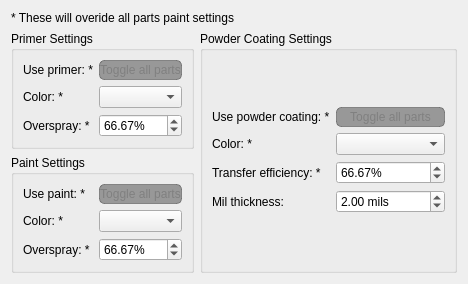
                  <widget class="QWidget" name="tabWidget_nest_paintPage2">
                   <attribute name="title">
                    <string>Paint Settings</string>
                   </attribute>
                   <layout class="QVBoxLayout" name="verticalLayout_2" stretch="0,1">
                    <item>
                     <widget class="QLabel" name="label_19">
                      <property name="text">
                       <string>* These will overide all parts paint settings</string>
                      </property>
                     </widget>
                    </item>
                    <item>
                     <layout class="QHBoxLayout" name="horizontalLayout_5">
                      <item>
                       <layout class="QVBoxLayout" name="verticalLayout_6">
                        <item>
                         <widget class="QGroupBox" name="groupBox_3">
                          <property name="title">
                           <string>Primer Settings</string>
                          </property>
                          <layout class="QVBoxLayout" name="verticalLayout_11">
                           <item>
                            <layout class="QVBoxLayout" name="verticalLayout_10">
                             <item>
                              <layout class="QVBoxLayout" name="verticalLayout_9">
                               <item>
                                <layout class="QGridLayout" name="gridLayout_5" rowstretch="0,0,0" columnstretch="0,0">
                                 <item row="2" column="0">
                                  <widget class="QLabel" name="label_18">
                                   <property name="text">
                                    <string>Overspray: *</string>
                                   </property>
                                  </widget>
                                 </item>
                                 <item row="0" column="0">
                                  <widget class="QLabel" name="label_17">
                                   <property name="text">
                                    <string>Use primer: *</string>
                                   </property>
                                  </widget>
                                 </item>
                                 <item row="2" column="1">
                                  <widget class="QDoubleSpinBox" name="doubleSpinBox_primer_overspray">
                                   <property name="suffix">
                                    <string>%</string>
                                   </property>
                                   <property name="maximum">
                                    <double>100.000000000000000</double>
                                   </property>
                                   <property name="value">
                                    <double>66.670000000000002</double>
                                   </property>
                                  </widget>
                                 </item>
                                 <item row="1" column="1">
                                  <widget class="QComboBox" name="comboBox_primer_color"/>
                                 </item>
                                 <item row="1" column="0">
                                  <widget class="QLabel" name="label_31">
                                   <property name="text">
                                    <string>Color: *</string>
                                   </property>
                                  </widget>
                                 </item>
                                 <item row="0" column="1">
                                  <widget class="QPushButton" name="pushButton_toggle_primer">
                                   <property name="minimumSize">
                                    <size>
                                     <width>0</width>
                                     <height>20</height>
                                    </size>
                                   </property>
                                   <property name="styleSheet">
                                    <string notr="true">QPushButton#pushButton_toggle_primer{
	color: #ffffff;
    background-color: #3daee9;
    border: 1px solid #3daee9;
    border-radius: 5px;
}
QPushButton#pushButton_toggle_primer:checked{
    background-color: #3daee9;
    color: #171717;

}
QPushButton#pushButton_toggle_primer:hover{
    background-color: #48b6ed;
    border-color: #3daee9;
}
QPushButton#pushButton_toggle_primer:pressed{
    background-color: #2b92c5;
}

QPushButton#pushButton_toggle_primer:!checked {
    background-color: rgba(71, 71, 71, 130);
    border-color: rgba(71, 71, 71, 130);
    color: grey;
}

QPushButton:hover#pushButton_toggle_primer:!checked {
    background-color: rgba(76, 76, 76, 130);
    border-color: #3daee9;
}

QPushButton:pressed#pushButton_toggle_primer:!checked {
    background-color: #3daee9;
    color: #171717;
}</string>
                                   </property>
                                   <property name="text">
                                    <string>Toggle all parts</string>
                                   </property>
                                   <property name="checkable">
                                    <bool>true</bool>
                                   </property>
                                  </widget>
                                 </item>
                                </layout>
                               </item>
                              </layout>
                             </item>
                            </layout>
                           </item>
                          </layout>
                         </widget>
                        </item>
                        <item>
                         <widget class="QGroupBox" name="groupBox_4">
                          <property name="title">
                           <string>Paint Settings</string>
                          </property>
                          <layout class="QVBoxLayout" name="verticalLayout_13">
                           <item>
                            <layout class="QVBoxLayout" name="verticalLayout_12">
                             <item>
                              <layout class="QVBoxLayout" name="verticalLayout_8">
                               <item>
                                <layout class="QGridLayout" name="gridLayout_4">
                                 <item row="2" column="0">
                                  <widget class="QLabel" name="label_8">
                                   <property name="text">
                                    <string>Overspray: *</string>
                                   </property>
                                  </widget>
                                 </item>
                                 <item row="2" column="1">
                                  <widget class="QDoubleSpinBox" name="doubleSpinBox_paint_overspray">
                                   <property name="suffix">
                                    <string>%</string>
                                   </property>
                                   <property name="maximum">
                                    <double>100.000000000000000</double>
                                   </property>
                                   <property name="value">
                                    <double>66.670000000000002</double>
                                   </property>
                                  </widget>
                                 </item>
                                 <item row="1" column="1">
                                  <widget class="QComboBox" name="comboBox_paint_color"/>
                                 </item>
                                 <item row="0" column="0">
                                  <widget class="QLabel" name="label_20">
                                   <property name="text">
                                    <string>Use paint: *</string>
                                   </property>
                                  </widget>
                                 </item>
                                 <item row="1" column="0">
                                  <widget class="QLabel" name="label_11">
                                   <property name="text">
                                    <string>Color: *</string>
                                   </property>
                                  </widget>
                                 </item>
                                 <item row="0" column="1">
                                  <widget class="QPushButton" name="pushButton_toggle_paint">
                                   <property name="minimumSize">
                                    <size>
                                     <width>0</width>
                                     <height>20</height>
                                    </size>
                                   </property>
                                   <property name="styleSheet">
                                    <string notr="true">QPushButton#pushButton_toggle_paint{
	color: #ffffff;
    background-color: #3daee9;
    border: 1px solid #3daee9;
    border-radius: 5px;
}
QPushButton#pushButton_toggle_paint:checked{
    background-color: #3daee9;
    color: #171717;
}
QPushButton#pushButton_toggle_paint:hover{
    background-color: #48b6ed;
    border-color: #3daee9;
}
QPushButton#pushButton_toggle_paint:pressed{
    background-color: #2b92c5;
}

QPushButton#pushButton_toggle_paint:!checked {
    background-color: rgba(71, 71, 71, 130);
    border-color: rgba(71, 71, 71, 130);
    color: grey;
}

QPushButton:hover#pushButton_toggle_paint:!checked {
    background-color: rgba(76, 76, 76, 130);
    border-color: #3daee9;
}

QPushButton:pressed#pushButton_toggle_paint:!checked {
    background-color: #3daee9;
    color: #171717;
}</string>
                                   </property>
                                   <property name="text">
                                    <string>Toggle all parts</string>
                                   </property>
                                   <property name="checkable">
                                    <bool>true</bool>
                                   </property>
                                  </widget>
                                 </item>
                                </layout>
                               </item>
                              </layout>
                             </item>
                            </layout>
                           </item>
                          </layout>
                         </widget>
                        </item>
                       </layout>
                      </item>
                      <item>
                       <widget class="QGroupBox" name="groupBox">
                        <property name="title">
                         <string>Powder Coating Settings</string>
                        </property>
                        <layout class="QVBoxLayout" name="verticalLayout_15">
                         <item>
                          <layout class="QVBoxLayout" name="verticalLayout_14">
                           <item>
                            <layout class="QGridLayout" name="gridLayout_3" columnstretch="0,0">
                             <item row="2" column="0">
                              <widget class="QLabel" name="label_6">
                               <property name="text">
                                <string>Transfer efficiency: *</string>
                               </property>
                              </widget>
                             </item>
                             <item row="0" column="0">
                              <widget class="QLabel" name="label_14">
                               <property name="text">
                                <string>Use powder coating: *</string>
                               </property>
                              </widget>
                             </item>
                             <item row="0" column="1">
                              <widget class="QPushButton" name="pushButton_toggle_powder_coating">
                               <property name="minimumSize">
                                <size>
                                 <width>0</width>
                                 <height>20</height>
                                </size>
                               </property>
                               <property name="styleSheet">
                                <string notr="true">QPushButton#pushButton_toggle_powder_coating{
	color: #ffffff;
    background-color: #3daee9;
    border: 1px solid #3daee9;
    border-radius: 5px;
}
QPushButton#pushButton_toggle_powder_coating:checked{
    background-color: #3daee9;
    color: #171717;
}
QPushButton#pushButton_toggle_powder_coating:hover{
    background-color: #48b6ed;
    border-color: #3daee9;
}
QPushButton#pushButton_toggle_powder_coating:pressed{
    background-color: #2b92c5;
}

QPushButton#pushButton_toggle_powder_coating:!checked {
    background-color: rgba(71, 71, 71, 130);
    border-color: rgba(71, 71, 71, 130);
    color: grey;
}

QPushButton:hover#pushButton_toggle_powder_coating:!checked {
    background-color: rgba(76, 76, 76, 130);
    border-color: #3daee9;
}

QPushButton:pressed#pushButton_toggle_powder_coating:!checked {
    background-color: #3daee9;
    color: #171717;
}</string>
                               </property>
                               <property name="text">
                                <string>Toggle all parts</string>
                               </property>
                               <property name="checkable">
                                <bool>true</bool>
                               </property>
                              </widget>
                             </item>
                             <item row="3" column="1">
                              <widget class="QDoubleSpinBox" name="doubleSpinBox_mil_thickness">
                               <property name="toolTip">
                                <string>&lt;html&gt;&lt;head/&gt;&lt;body&gt;&lt;p&gt;Default: 2.00 mils&lt;/p&gt;&lt;p&gt;Mil Thickness: number used to determine how many &amp;quot;mils&amp;quot; or how thick your coating will be.&lt;/p&gt;&lt;p&gt;About &amp;quot;Mil Thickness&amp;quot;&lt;/p&gt;&lt;p&gt;Mil thickness is the coating thickness measured in &amp;quot;mils&amp;quot; (.001 of an inch, not millimeters). Your desired mil thickness will come down to user preference and the job requirements. We highly recommend using a digital mil thickness gauge as this is the most effective and accurate way to measure mil thickness.&lt;/p&gt;&lt;p&gt;https://www.prismaticpowders.com/coverage-calculator&lt;/p&gt;&lt;/body&gt;&lt;/html&gt;</string>
                               </property>
                               <property name="suffix">
                                <string> mils</string>
                               </property>
                               <property name="maximum">
                                <double>99999999999.000000000000000</double>
                               </property>
                               <property name="value">
                                <double>2.000000000000000</double>
                               </property>
                              </widget>
                             </item>
                             <item row="1" column="1">
                              <widget class="QComboBox" name="comboBox_powder_color"/>
                             </item>
                             <item row="3" column="0">
                              <widget class="QLabel" name="label_7">
                               <property name="text">
                                <string>Mil thickness:</string>
                               </property>
                              </widget>
                             </item>
                             <item row="2" column="1">
                              <widget class="QDoubleSpinBox" name="doubleSpinBox_transfer_efficiency">
                               <property name="toolTip">
                                <string>&lt;html&gt;&lt;head/&gt;&lt;body&gt;&lt;p&gt;percentage (1-100%) that your powder will adhere to your part.&lt;/p&gt;&lt;p&gt;About &amp;quot;Transfer Efficiency&amp;quot; &lt;/p&gt;&lt;p&gt;Transfer efficiency is the percentage of powder that adheres to your part. This number is completely subjective, but keep in mind that at 100% you'd have zero waste and zero overspray in your application. Everything from equipment to experience to setup can be determining factors for this value. &lt;/p&gt;&lt;p&gt;Transfer efficiency is affected first and foremost by the setup of the spray gun as well as proper grounding. Kilovolt and microamp adjustments (if you gun has them) provided by spray gun manufacturers, are there to assist in adjusting transfer efficiency. Typically, the KV number (0-100) represents the voltage potential (percentage) available. Microamps manage the delivery of the voltage (KV) potential. The two settings work in conjunction to enable the applicator to find the best setting for maximum transfer efficiency for the given project/conditions. These settings will change due to variable factors and conditions including: part substrate, powder used, part shape, climate, humidity, etc. There is a misconception that a setting value of 100 will achieve the best results. This is not always true due to the above mentioned factors.&lt;br/&gt;&lt;/p&gt;&lt;p&gt;https://www.prismaticpowders.com/coverage-calculator&lt;/p&gt;&lt;/body&gt;&lt;/html&gt;</string>
                               </property>
                               <property name="suffix">
                                <string>%</string>
                               </property>
                               <property name="maximum">
                                <double>100.000000000000000</double>
                               </property>
                               <property name="value">
                                <double>66.670000000000002</double>
                               </property>
                              </widget>
                             </item>
                             <item row="1" column="0">
                              <widget class="QLabel" name="label_12">
                               <property name="text">
                                <string>Color: *</string>
                               </property>
                              </widget>
                             </item>
                            </layout>
                           </item>
                          </layout>
                         </item>
                        </layout>
                       </widget>
                      </item>
                     </layout>
                    </item>
                   </layout>
                  </widget>
